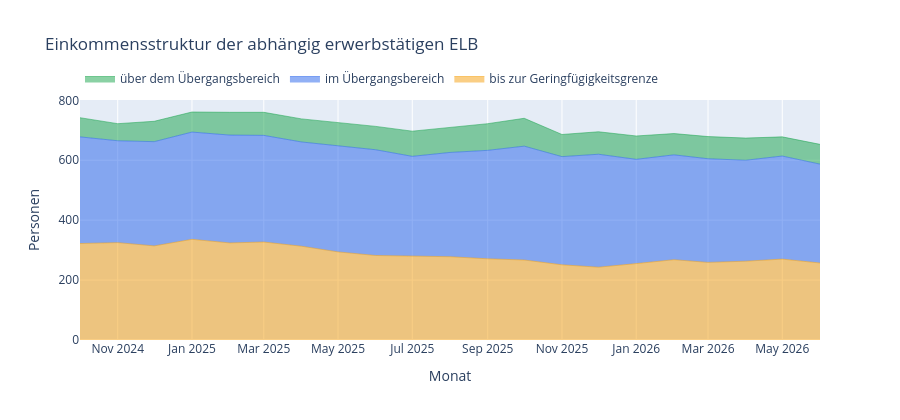

Notebook code cell kept with this figure:
### Markdown cell above
## 4. Einkommensstruktur der abhängig Erwerbstätigen

Drei sich nicht überschneidende Einkommensstufen (Summe = „abhängig erwerbstätig“): **bis zur Geringfügigkeitsgrenze** (derzeit 603 €), **im Übergangsbereich** (bis 2.000 €) und **über dem Übergangsbereich**.

### Code cell
einkommens_stufen = ["bis zur Geringfügigkeitsgrenze", "im Übergangsbereich", "über dem Übergangsbereich"]
farben_einkommen = {"bis zur Geringfügigkeitsgrenze": "#f59e0b", "im Übergangsbereich": "#2563eb", "über dem Übergangsbereich": "#16a34a"}

fig = go.Figure()
for stufe in einkommens_stufen:
    fig.add_trace(go.Scatter(
        x=erwerbstaetigkeit.index.to_timestamp(), y=erwerbstaetigkeit[stufe], name=stufe,
        mode="lines", stackgroup="einkommen", line=dict(color=farben_einkommen[stufe], width=0.5),
    ))
fig.update_layout(
    title="Einkommensstruktur der abhängig erwerbstätigen ELB",
    yaxis_title="Personen",
    xaxis_title="Monat",
    hovermode="x unified",
    legend=dict(orientation="h", y=1.15),
    height=420,
)
fig

### Figure 1 — Plotly figure (JSON) as saved in the notebook; plotly's stock layout.template omitted (floating-point values rounded to 4 significant figures)
{"data": [{"line": {"color": "#f59e0b", "width": 0.5}, "mode": "lines", "name": "bis zur Geringfügigkeitsgrenze", "stackgroup": "einkommen", "type": "scatter", "x": ["2024-10-01T00:00:00", "2024-11-01T00:00:00", "2024-12-01T00:00:00", "2025-01-01T00:00:00", "2025-02-01T00:00:00", "2025-03-01T00:00:00", "2025-04-01T00:00:00", "2025-05-01T00:00:00", "2025-06-01T00:00:00", "2025-07-01T00:00:00", "2025-08-01T00:00:00", "2025-09-01T00:00:00", "2025-10-01T00:00:00", "2025-11-01T00:00:00", "2025-12-01T00:00:00", "2026-01-01T00:00:00", "2026-02-01T00:00:00", "2026-03-01T00:00:00", "2026-04-01T00:00:00", "2026-05-01T00:00:00", "2026-06-01T00:00:00"], "y": [322, 325, 314, 336, 324, 327, 313, 294, 282, 280, 278, 271, 267, 251, 243, 255, 268, 259, 263, 270, 257]}, {"line": {"color": "#2563eb", "width": 0.5}, "mode": "lines", "name": "im Übergangsbereich", "stackgroup": "einkommen", "type": "scatter", "x": ["2024-10-01T00:00:00", "2024-11-01T00:00:00", "2024-12-01T00:00:00", "2025-01-01T00:00:00", "2025-02-01T00:00:00", "2025-03-01T00:00:00", "2025-04-01T00:00:00", "2025-05-01T00:00:00", "2025-06-01T00:00:00", "2025-07-01T00:00:00", "2025-08-01T00:00:00", "2025-09-01T00:00:00", "2025-10-01T00:00:00", "2025-11-01T00:00:00", "2025-12-01T00:00:00", "2026-01-01T00:00:00", "2026-02-01T00:00:00", "2026-03-01T00:00:00", "2026-04-01T00:00:00", "2026-05-01T00:00:00", "2026-06-01T00:00:00"], "y": [356, 340, 348, 358, 360, 356, 348, 355, 353, 333, 348, 362, 380, 361, 377, 348, 350, 346, 337, 344, 330]}, {"line": {"color": "#16a34a", "width": 0.5}, "mode": "lines", "name": "über dem Übergangsbereich", "stackgroup": "einkommen", "type": "scatter", "x": ["2024-10-01T00:00:00", "2024-11-01T00:00:00", "2024-12-01T00:00:00", "2025-01-01T00:00:00", "2025-02-01T00:00:00", "2025-03-01T00:00:00", "2025-04-01T00:00:00", "2025-05-01T00:00:00", "2025-06-01T00:00:00", "2025-07-01T00:00:00", "2025-08-01T00:00:00", "2025-09-01T00:00:00", "2025-10-01T00:00:00", "2025-11-01T00:00:00", "2025-12-01T00:00:00", "2026-01-01T00:00:00", "2026-02-01T00:00:00", "2026-03-01T00:00:00", "2026-04-01T00:00:00", "2026-05-01T00:00:00", "2026-06-01T00:00:00"], "y": [64, 57, 68, 67, 76, 77, 77, 76, 78, 84, 83, 89, 93, 74, 75, 78, 71, 74, 74, 64, 66]}], "layout": {"height": 420, "hovermode": "x unified", "legend": {"orientation": "h", "y": 1.15}, "title": {"text": "Einkommensstruktur der abhängig erwerbstätigen ELB"}, "xaxis": {"title": {"text": "Monat"}}, "yaxis": {"title": {"text": "Personen"}}}}
